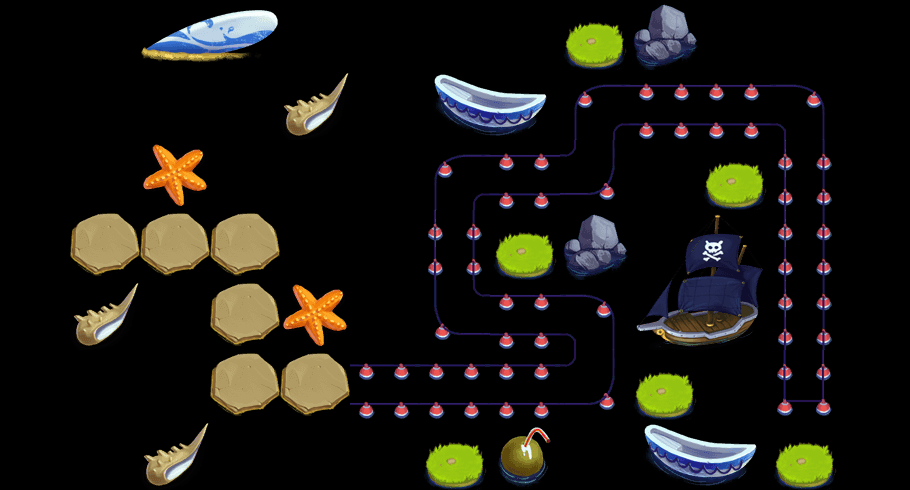

This game map was drawn from its Tiled (.tmx) file and the tilesets committed beside it. A one-line description and the trimmed map source follow:
An orthogonal 13x7 tile map with 70x70 px tiles, 2 tile layers (content, things) and 60 objects (41x water, 6x waterTowerSeat, way1_0, way1_1, way1_2, ...).

<map version="1.0" orientation="orthogonal" width="13" height="7" tilewidth="70" tileheight="70">
 <tileset firstgid="1" name="theme1Tiles" tilewidth="70" tileheight="70" spacing="2" margin="2">
  <image source="theme4Tiles.png" width="512" height="512" />
  <tile id="3">
   <properties>
    <property name="thingIdx" value="309" />
   </properties>
  </tile>
  <tile id="5">
   <properties>
    <property name="thingIdx" value="310" />
   </properties>
  </tile>
  <tile id="7">
   <properties>
    <property name="thingIdx" value="405" />
   </properties>
  </tile>
  <tile id="9">
   <properties>
    <property name="thingIdx" value="201" />
   </properties>
  </tile>
  <tile id="10">
   <properties>
    <property name="thingIdx" value="308" />
   </properties>
  </tile>
  <tile id="12">
   <properties>
    <property name="thingIdx" value="121" />
   </properties>
  </tile>
  <tile id="13">
   <properties>
    <property name="thingIdx" value="122" />
   </properties>
  </tile>
  <tile id="15">
   <properties>
    <property name="thingIdx" value="120" />
   </properties>
  </tile>
  <tile id="16">
   <properties>
    <property name="thingIdx" value="123" />
   </properties>
  </tile>
  <tile id="17">
   <properties>
    <property name="thingIdx" value="101" />
   </properties>
  </tile>
  <tile id="19">
   <properties>
    <property name="way" value="1" />
   </properties>
  </tile>
  <tile id="20">
   <properties>
    <property name="way" value="1" />
   </properties>
  </tile>
  <tile id="21">
   <properties>
    <property name="way" value="1" />
   </properties>
  </tile>
  <tile id="22">
   <properties>
    <property name="way" value="1" />
   </properties>
  </tile>
  <tile id="23">
   <properties>
    <property name="way" value="1" />
   </properties>
  </tile>
  <tile id="24">
   <properties>
    <property name="way" value="1" />
   </properties>
  </tile>
  <tile id="25">
   <properties>
    <property name="way" value="1" />
   </properties>
  </tile>
  <tile id="26">
   <properties>
    <property name="way" value="1" />
   </properties>
  </tile>
  <tile id="27">
   <properties>
    <property name="way" value="1" />
   </properties>
  </tile>
  <tile id="28">
   <properties>
    <property name="way" value="1" />
   </properties>
  </tile>
  <tile id="29">
   <properties>
    <property name="way" value="1" />
   </properties>
  </tile>
  <tile id="30">
   <properties>
    <property name="way" value="1" />
   </properties>
  </tile>
  <tile id="31">
   <properties>
    <property name="way" value="1" />
   </properties>
  </tile>
  <tile id="32">
   <properties>
    <property name="way" value="1" />
   </properties>
  </tile>
  <tile id="33">
   <properties>
    <property name="way" value="1" />
   </properties>
  </tile>
  <tile id="34">
   <properties>
    <property name="way" value="1" />
   </properties>
  </tile>
  <tile id="35">
   <properties>
    <property name="way" value="1" />
   </properties>
  </tile>
  <tile id="36">
   <properties>
    <property name="way" value="1" />
   </properties>
  </tile>
  <tile id="37">
   <properties>
    <property name="way" value="1" />
   </properties>
  </tile>
  <tile id="38">
   <properties>
    <property name="way" value="1" />
   </properties>
  </tile>
  <tile id="39">
   <properties>
    <property name="way" value="1" />
   </properties>
  </tile>
  <tile id="40">
   <properties>
    <property name="way" value="1" />
   </properties>
  </tile>
  <tile id="41">
   <properties>
    <property name="way" value="1" />
   </properties>
  </tile>
  <tile id="42">
   <properties>
    <property name="way" value="1" />
   </properties>
  </tile>
  <tile id="43">
   <properties>
    <property name="way" value="1" />
   </properties>
  </tile>
  <tile id="44">
   <properties>
    <property name="way" value="1" />
   </properties>
  </tile>
  <tile id="45">
   <properties>
    <property name="way" value="1" />
   </properties>
  </tile>
  <tile id="46">
   <properties>
    <property name="way" value="1" />
   </properties>
  </tile>
  <tile id="47">
   <properties>
    <property name="way" value="1" />
   </properties>
  </tile>
 </tileset>
 <layer name="content" width="13" height="7">
  <data>[91 cells, 25 non-empty, 9 distinct tile ids]</data>
 </layer>
 <layer name="things" width="13" height="7">
  <data>[91 cells, 24 non-empty, 13 distinct tile ids]</data>
 </layer>
 <objectgroup name="objs" width="13" height="7">
  <object name="way1_0" x="799" y="370" width="16" height="17" />
  <object name="way1_1" x="794" y="104" width="16" height="17" />
  <object name="way1_2" x="587" y="106" width="16" height="17" />
  <object name="way1_3" x="577" y="160" width="16" height="17" />
  <object name="way1_4" x="447" y="168" width="16" height="17" />
  <object name="way1_5" x="446" y="297" width="16" height="17" />
  <object name="way1_6" x="577" y="309" width="16" height="17" />
  <object name="way1_7" x="581" y="371" width="16" height="17" />
  <object name="way1_8" x="234" y="375" width="16" height="17" />
  <object name="way1_9" x="238" y="235" width="16" height="17" />
  <object name="way1_10" x="94" y="235" width="16" height="17" />
  <object name="water" x="373" y="451" width="24" height="22" />
  <object name="water" x="373" y="304" width="24" height="22" />
  <object name="water" x="371" y="168" width="24" height="22" />
  <object name="water" x="365" y="98" width="24" height="22" />
  <object name="water" x="368" y="24" width="24" height="22" />
  <object name="waterTowerSeat" x="438" y="451" width="27" height="23" />
  <object name="waterTowerSeat" x="515" y="243" width="27" height="23" />
  <object name="waterTowerSeat" x="725" y="175" width="27" height="23" />
  <object name="waterTowerSeat" x="583" y="37" width="27" height="23" />
  <object name="waterTowerSeat" x="652" y="381" width="27" height="23" />
  <object name="waterTowerSeat" x="791" y="455" width="27" height="23" />
  <object name="water" x="443" y="25" width="24" height="22" />
  <object name="water" x="514" y="32" width="24" height="22" />
  <object name="water" x="654" y="25" width="24" height="22" />
  <object name="water" x="724" y="28" width="24" height="22" />
  <object name="water" x="791" y="26" width="24" height="22" />
  <object name="water" x="442" y="98" width="24" height="22" />
  <object name="water" x="513" y="94" width="24" height="22" />
  <object name="water" x="652" y="95" width="24" height="22" />
  <object name="water" x="727" y="97" width="24" height="22" />
  <object name="water" x="514" y="165" width="24" height="22" />
  <object name="water" x="656" y="167" width="24" height="22" />
  <object name="water" x="734" y="231" width="24" height="22" />
  <object name="water" x="648" y="230" width="24" height="22" />
  <object name="water" x="581" y="231" width="24" height="22" />
  <object name="water" x="656" y="306" width="24" height="22" />
  <object name="water" x="720" y="306" width="24" height="22" />
  <object name="water" x="720" y="379" width="24" height="22" />
  <object name="water" x="722" y="444" width="24" height="22" />
  <object name="water" x="656" y="440" width="24" height="22" />
  <object name="water" x="579" y="440" width="24" height="22" />
  <object name="preTower" x="505" y="234" width="24" height="25">
   <properties>
    <property name="level" value="2" />
    <property name="towerIdx" value="16" />
   </properties>
  </object>
  <object name="hero" x="257" y="374" width="19" height="22" />
  <object name="water" x="788" y="363" width="24" height="22" />
  <object name="water" x="792" y="302" width="24" height="22" />
  <object name="water" x="793" y="243" width="24" height="22" />
  <object name="water" x="788" y="170" width="24" height="22" />
  <object name="water" x="776" y="95" width="24" height="22" />
  <object name="water" x="594" y="98" width="24" height="22" />
  </objectgroup>
</map>
<!-- 10 of 60 objects omitted -->
